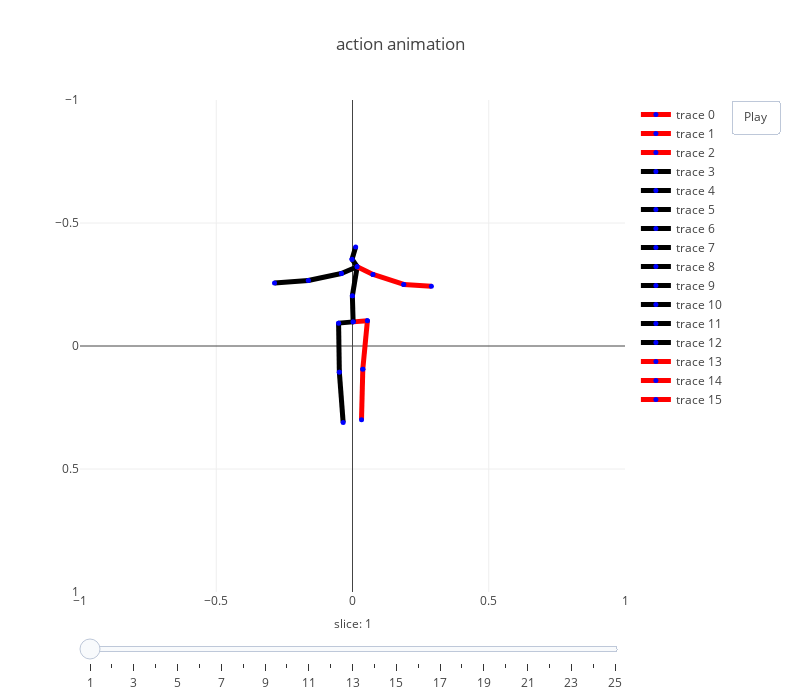

Notebook code cell kept with this figure:
### Code cell
# projection 2d
gt_proj_2d = project_to_2d(inputs_3d, cam_)
frames, layout = generate_frames_layout_2d(gt_proj_2d[0][::100], dataset.skeleton(), human36m_kpts_name, x_range=[-1, 1], y_range=[1, -1])
fig = dict(data=get_line_2d_segs(gt_proj_2d[0], 0, dataset.skeleton(), human36m_kpts_name), layout=layout, frames=frames)
plotly.offline.iplot(fig)

### Figure 1 — Plotly figure (JSON) as saved in the notebook; plotly's stock layout.template omitted (floating-point values rounded to 4 significant figures)
{"data": [{"line": {"color": "red", "width": 5}, "marker": {"color": "blue", "size": 5}, "text": ["RHip"], "type": "scatter", "uid": "f21a0e96-1938-4cf8-992a-dd629f9e23f0", "x": [0.05467, 0.002281], "y": [-0.103, -0.09807]}, {"line": {"color": "red", "width": 5}, "marker": {"color": "blue", "size": 5}, "text": ["RKnee"], "type": "scatter", "uid": "c3a20bb8-2849-4e21-ba12-d2ac15eafa94", "x": [0.03778, 0.05467], "y": [0.09468, -0.103]}, {"line": {"color": "red", "width": 5}, "marker": {"color": "blue", "size": 5}, "text": ["RAnkle"], "type": "scatter", "uid": "65d38729-d52f-4358-81c0-12eb4d868903", "x": [0.03308, 0.03778], "y": [0.2993, 0.09468]}, {"line": {"color": "black", "width": 5}, "marker": {"color": "blue", "size": 5}, "text": ["LHip"], "type": "scatter", "uid": "0dae8a0c-c362-4232-9b53-ce04eb0f628f", "x": [-0.05103, 0.002281], "y": [-0.09298, -0.09807]}, {"line": {"color": "black", "width": 5}, "marker": {"color": "blue", "size": 5}, "text": ["LKnee"], "type": "scatter", "uid": "983ae5b8-4644-4eaa-b38b-a65c8fd93a95", "x": [-0.04827, -0.05103], "y": [0.1067, -0.09298]}, {"line": {"color": "black", "width": 5}, "marker": {"color": "blue", "size": 5}, "text": ["LAnkle"], "type": "scatter", "uid": "ff52e5cb-dd4f-4c7d-8902-a010e0d1d289", "x": [-0.03426, -0.04827], "y": [0.3111, 0.1067]}, {"line": {"color": "black", "width": 5}, "marker": {"color": "blue", "size": 5}, "text": ["Spine1"], "type": "scatter", "uid": "2fa2bb63-b49d-44e3-a17e-0d7a23e5101f", "x": [-0.0004889, 0.002281], "y": [-0.2042, -0.09807]}, {"line": {"color": "black", "width": 5}, "marker": {"color": "blue", "size": 5}, "text": ["Neck"], "type": "scatter", "uid": "f9eaa0ca-954a-48bc-8e2d-15dd737884f3", "x": [0.01717, -0.0004889], "y": [-0.3223, -0.2042]}, {"line": {"color": "black", "width": 5}, "marker": {"color": "blue", "size": 5}, "text": ["Head"], "type": "scatter", "uid": "8f59165a-7a24-41e8-b680-1a20ac92aa68", "x": [-0.001683, 0.01717], "y": [-0.3529, -0.3223]}, {"line": {"color": "black", "width": 5}, "marker": {"color": "blue", "size": 5}, "text": ["Site"], "type": "scatter", "uid": "aa860b64-e40f-4e20-8162-547a0d7999ce", "x": [0.01158, -0.001683], "y": [-0.4026, -0.3529]}, {"line": {"color": "black", "width": 5}, "marker": {"color": "blue", "size": 5}, "text": ["LShoulder"], "type": "scatter", "uid": "9d9c4b84-476e-4d5b-91dc-06cedaef6532", "x": [-0.04098, 0.01717], "y": [-0.2946, -0.3223]}, {"line": {"color": "black", "width": 5}, "marker": {"color": "blue", "size": 5}, "text": ["LElbow"], "type": "scatter", "uid": "3dce22e2-d8ea-4e4c-9628-948142657031", "x": [-0.1624, -0.04098], "y": [-0.2663, -0.2946]}, {"line": {"color": "black", "width": 5}, "marker": {"color": "blue", "size": 5}, "text": ["LWrist"], "type": "scatter", "uid": "02e9433b-bd89-4416-a026-896a24306df8", "x": [-0.2861, -0.1624], "y": [-0.2559, -0.2663]}, {"line": {"color": "red", "width": 5}, "marker": {"color": "blue", "size": 5}, "text": ["RShoulder"], "type": "scatter", "uid": "07cd467e-33ee-43ad-8512-ec20f2c20cb3", "x": [0.07543, 0.01717], "y": [-0.2907, -0.3223]}, {"line": {"color": "red", "width": 5}, "marker": {"color": "blue", "size": 5}, "text": ["RElbow"], "type": "scatter", "uid": "72a81852-dda5-4372-8d99-7d3816358848", "x": [0.1883, 0.07543], "y": [-0.2503, -0.2907]}, {"line": {"color": "red", "width": 5}, "marker": {"color": "blue", "size": 5}, "text": ["RWrist"], "type": "scatter", "uid": "f245ce5c-508f-41ef-a52a-9bda9a62cc10", "x": [0.2894, 0.1883], "y": [-0.2431, -0.2503]}, {"line": {"color": "#1f77b4", "width": 1}, "marker": {"color": "#1f77b4", "size": 1}, "type": "scatter", "uid": "a1824d63-b32e-4781-b1a3-68d707ce0813", "x": [], "y": []}], "layout": {"autosize": false, "height": 700, "sliders": [{"currentvalue": {"font": {"size": 12}, "prefix": "slice: ", "visible": true, "xanchor": "center"}, "len": 1, "steps": [{"args": [["frame1"], {"frame": {"duration": 70, "redraw": true}, "mode": "immediate", "transition": {"duration": 0}}], "label": "1", "method": "animate"}, {"args": [["frame2"], {"frame": {"duration": 70, "redraw": true}, "mode": "immediate", "transition": {"duration": 0}}], "label": "2", "method": "animate"}, {"args": [["frame3"], {"frame": {"duration": 70, "redraw": true}, "mode": "immediate", "transition": {"duration": 0}}], "label": "3", "method": "animate"}, {"args": [["frame4"], {"frame": {"duration": 70, "redraw": true}, "mode": "immediate", "transition": {"duration": 0}}], "label": "4", "method": "animate"}, {"args": [["frame5"], {"frame": {"duration": 70, "redraw": true}, "mode": "immediate", "transition": {"duration": 0}}], "label": "5", "method": "animate"}, {"args": [["frame6"], {"frame": {"duration": 70, "redraw": true}, "mode": "immediate", "transition": {"duration": 0}}], "label": "6", "method": "animate"}, {"args": [["frame7"], {"frame": {"duration": 70, "redraw": true}, "mode": "immediate", "transition": {"duration": 0}}], "label": "7", "method": "animate"}, {"args": [["frame8"], {"frame": {"duration": 70, "redraw": true}, "mode": "immediate", "transition": {"duration": 0}}], "label": "8", "method": "animate"}, {"args": [["frame9"], {"frame": {"duration": 70, "redraw": true}, "mode": "immediate", "transition": {"duration": 0}}], "label": "9", "method": "animate"}, {"args": [["frame10"], {"frame": {"duration": 70, "redraw": true}, "mode": "immediate", "transition": {"duration": 0}}], "label": "10", "method": "animate"}, {"args": [["frame11"], {"frame": {"duration": 70, "redraw": true}, "mode": "immediate", "transition": {"duration": 0}}], "label": "11", "method": "animate"}, {"args": [["frame12"], {"frame": {"duration": 70, "redraw": true}, "mode": "immediate", "transition": {"duration": 0}}], "label": "12", "method": "animate"}, {"args": [["frame13"], {"frame": {"duration": 70, "redraw": true}, "mode": "immediate", "transition": {"duration": 0}}], "label": "13", "method": "animate"}, {"args": [["frame14"], {"frame": {"duration": 70, "redraw": true}, "mode": "immediate", "transition": {"duration": 0}}], "label": "14", "method": "animate"}, {"args": [["frame15"], {"frame": {"duration": 70, "redraw": true}, "mode": "immediate", "transition": {"duration": 0}}], "label": "15", "method": "animate"}, {"args": [["frame16"], {"frame": {"duration": 70, "redraw": true}, "mode": "immediate", "transition": {"duration": 0}}], "label": "16", "method": "animate"}, {"args": [["frame17"], {"frame": {"duration": 70, "redraw": true}, "mode": "immediate", "transition": {"duration": 0}}], "label": "17", "method": "animate"}, {"args": [["frame18"], {"frame": {"duration": 70, "redraw": true}, "mode": "immediate", "transition": {"duration": 0}}], "label": "18", "method": "animate"}, {"args": [["frame19"], {"frame": {"duration": 70, "redraw": true}, "mode": "immediate", "transition": {"duration": 0}}], "label": "19", "method": "animate"}, {"args": [["frame20"], {"frame": {"duration": 70, "redraw": true}, "mode": "immediate", "transition": {"duration": 0}}], "label": "20", "method": "animate"}, {"args": [["frame21"], {"frame": {"duration": 70, "redraw": true}, "mode": "immediate", "transition": {"duration": 0}}], "label": "21", "method": "animate"}, {"args": [["frame22"], {"frame": {"duration": 70, "redraw": true}, "mode": "immediate", "transition": {"duration": 0}}], "label": "22", "method": "animate"}, {"args": [["frame23"], {"frame": {"duration": 70, "redraw": true}, "mode": "immediate", "transition": {"duration": 0}}], "label": "23", "method": "animate"}, {"args": [["frame24"], {"frame": {"duration": 70, "redraw": true}, "mode": "immediate", "transition": {"duration": 0}}], "label": "24", "method": "animate"}, {"args": [["frame25"], {"frame": {"duration": 70, "redraw": true}, "mode": "immediate", "transition": {"duration": 0}}], "label": "25", "method": "animate"}], "transition": {"duration": 0}, "x": 0, "y": 0}], "title": {"text": "action animation"}, "updatemenus": [{"buttons": [{"args": [null], "label": "Play", "method": "animate"}], "pad": {"r": 10, "t": 0}, "showactive": false, "type": "buttons", "x": 1.3, "xanchor": "right", "y": 1, "yanchor": "top"}], "width": 800, "xaxis": {"autorange": false, "range": [-1, 1]}, "yaxis": {"autorange": false, "range": [1, -1]}}}
